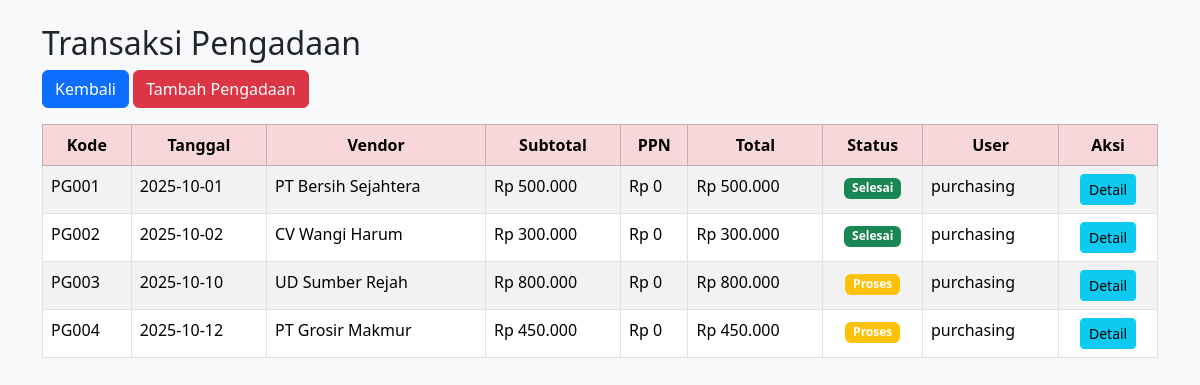
The app's page /transaksi/pengadaan.php (signed in) with its own data.
### tables this page shows
CREATE TABLE pengadaan (
  idpengadaan BIGINT AUTO_INCREMENT PRIMARY KEY,
  kode_pengadaan VARCHAR(20),
  tanggal DATE,
  idvendor INT,
  iduser INT,
  subtotal_nilai DECIMAL(15,2) DEFAULT 0,
  ppn DECIMAL(12,2) DEFAULT 0,
  total_nilai DECIMAL(15,2) DEFAULT 0,
  status CHAR(1) DEFAULT 'O',  
  FOREIGN KEY (idvendor) REFERENCES vendor(idvendor) ON DELETE SET NULL,
  FOREIGN KEY (iduser) REFERENCES user(iduser) ON DELETE SET NULL
);

CREATE TABLE vendor (
  idvendor INT AUTO_INCREMENT PRIMARY KEY,
  nama_vendor VARCHAR(150) NOT NULL,
  badan_hukum CHAR(1) DEFAULT 'C',
  status CHAR(1) DEFAULT 'A'
);

CREATE TABLE user (
  iduser INT AUTO_INCREMENT PRIMARY KEY,
  username VARCHAR(45) NOT NULL,
  password VARCHAR(100) NOT NULL,
  idrole INT,
  FOREIGN KEY (idrole) REFERENCES role(idrole) ON DELETE SET NULL
);

### transaksi/pengadaan.php (the view, shortened to what this page needs)
<?php
include '../config/koneksi.php';
?>
<!DOCTYPE html>
<html lang="id">
<head>
<link href="https://cdn.jsdelivr.net/npm/bootstrap@5.3.3/dist/css/bootstrap.min.css" rel="stylesheet">
</head>
<body class="bg-light">
<div class="container py-4">
  <h2>Transaksi Pengadaan</h2>
  <a href="../dashboard(1).php" class="btn btn-primary mb-3">Kembali</a>
  <a href="tambah_pengadaan.php" class="btn btn-danger mb-3">Tambah Pengadaan</a>
  <table class="table table-bordered table-striped">
    <thead class="table-danger text-center">
      <tr>
        <th>Kode</th>
        <th>Tanggal</th>
        <th>Vendor</th>
        <th>Subtotal</th>
        <th>PPN</th>
        <th>Total</th>
        <th>Status</th>
        <th>User</th>
        <th>Aksi</th>
      </tr>
    </thead>
    <tbody>
      <?php
      $q = mysqli_query($koneksi, "
        SELECT
          p.idpengadaan,
          p.kode_pengadaan,
          p.tanggal,
          v.nama_vendor,
          p.subtotal_nilai,
          p.ppn,
          p.total_nilai,
          p.status,
          u.username
        FROM pengadaan p
        LEFT JOIN vendor v ON p.idvendor = v.idvendor
        LEFT JOIN user u ON p.iduser = u.iduser
        ORDER BY p.idpengadaan ASC
      ");
      while($d = mysqli_fetch_assoc($q)){
          if ($d['status'] == 'C') {
              $statusText = 'Selesai';
              $badge = 'success';
          } else {
              $statusText = 'Proses';
              $badge = 'warning';
          }
          echo "
          <tr>
            <td>{$d['kode_pengadaan']}</td>
            <td>{$d['tanggal']}</td>
            <td>{$d['nama_vendor']}</td>
            <td>Rp " . number_format($d['subtotal_nilai'], 0, ',', '.') . "</td>
            <td>Rp " . number_format($d['ppn'], 0, ',', '.') . "</td>
            <td>Rp " . number_format($d['total_nilai'], 0, ',', '.') . "</td>
            <td class='text-center'>
                <span class='badge bg-{$badge}'>{$statusText}</span>
            </td>
            <td>{$d['username']}</td>
            <td class='text-center'>
                <a href='detail_pengadaan.php?id={$d['idpengadaan']}'
                   class='btn btn-info btn-sm'>
                   Detail
                </a>
            </td>
          </tr>";
      }
      ?>
    </tbody>
  </table>
</div>
</body>
</html>

### records on screen
pengadaan: kode_pengadaan "PG001", tanggal "2025-10-01", idvendor.nama_vendor "PT Bersih Sejahtera", subtotal_nilai "500.000", ppn "0", total_nilai "500.000", status "Selesai", iduser.username "purchasing"
pengadaan: kode_pengadaan "PG002", tanggal "2025-10-02", idvendor.nama_vendor "CV Wangi Harum", subtotal_nilai "300.000", ppn "0", total_nilai "300.000", status "Selesai", iduser.username "purchasing"
pengadaan: kode_pengadaan "PG003", tanggal "2025-10-10", idvendor.nama_vendor "UD Sumber Rejah", subtotal_nilai "800.000", ppn "0", total_nilai "800.000", status "Proses", iduser.username "purchasing"
pengadaan: kode_pengadaan "PG004", tanggal "2025-10-12", idvendor.nama_vendor "PT Grosir Makmur", subtotal_nilai "450.000", ppn "0", total_nilai "450.000", status "Proses", iduser.username "purchasing"
